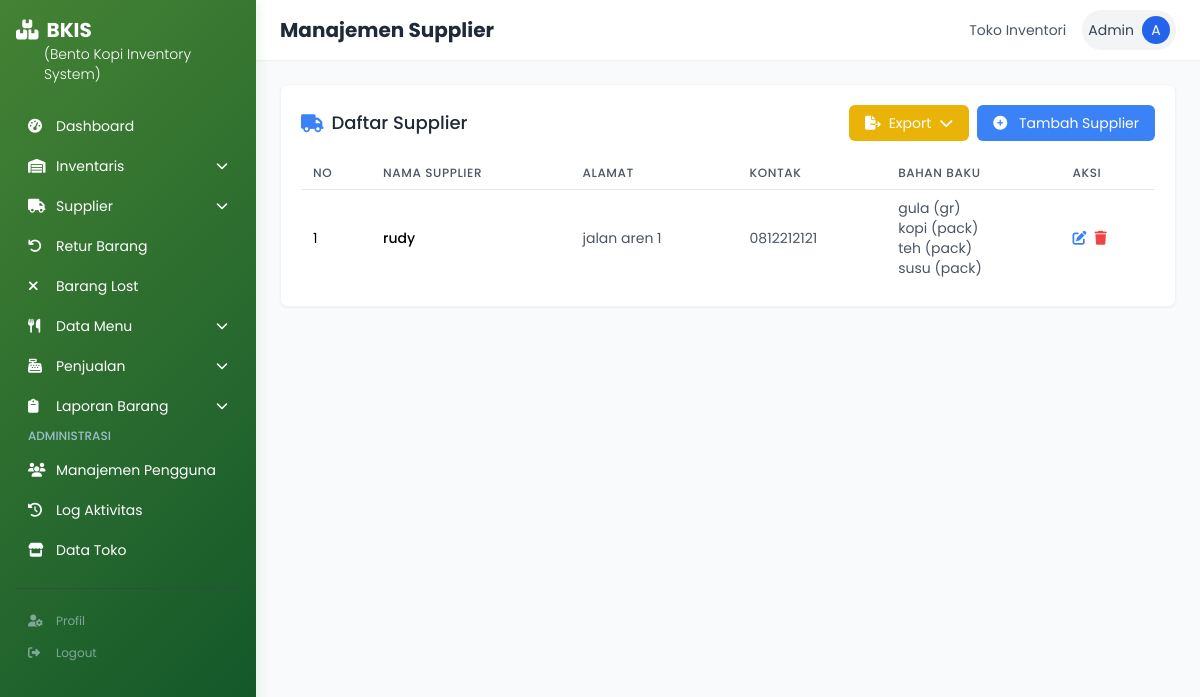
Before: /supplier.php (signed in) with the older database file.
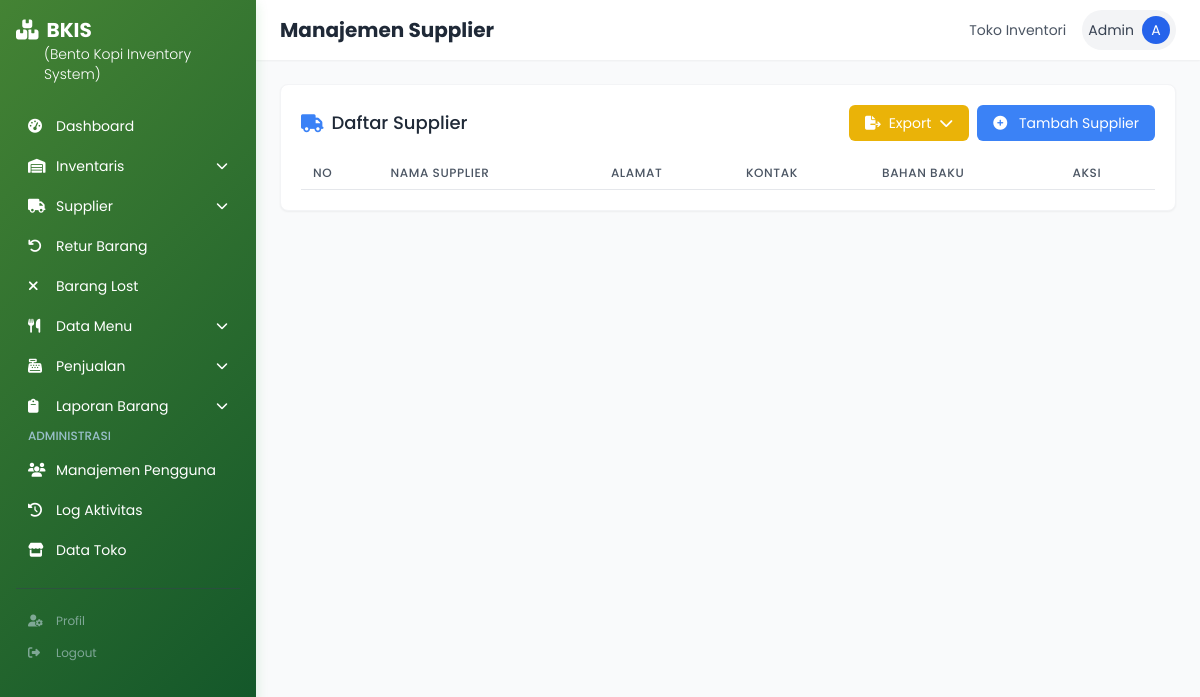
After: the same page with the newer database file.
### tables this page shows
CREATE TABLE `supplier` (
  `id_supplier` int(11) NOT NULL,
  `nama_supplier` varchar(100) DEFAULT NULL,
  `alamat` text DEFAULT NULL,
  `kontak` varchar(50) DEFAULT NULL,
  `bahan_baku` text DEFAULT NULL,
  `satuan` varchar(50) DEFAULT NULL
);

### supplier.php (the view, shortened to what this page needs)
<?php
require_once 'includes/header.php';
require_once 'role_permission_check.php';
$query = "SELECT * FROM supplier ORDER BY nama_supplier ASC";
$suppliers = mysqli_query($conn, $query);
?>
<div class="bg-white p-5 rounded-lg shadow-sm border border-gray-100 mb-6">
    <div class="flex justify-between items-center mb-4">
        <h2 class="text-lg font-medium text-gray-800 flex items-center">
            <i class="fas fa-truck text-blue-500 mr-2"></i> Daftar Supplier
        </h2>
        <div class="flex space-x-2">
            <div class="relative">
                <button id="exportDropdown" class="bg-yellow-500 hover:bg-yellow-600 text-white text-sm px-4 py-2 rounded-md transition-all flex items-center" onclick="toggleDropdown('exportOptions')">
                    <i class="fas fa-file-export mr-2"></i> Export
                    <i class="fas fa-chevron-down ml-2"></i>
                </button>
            </div>
            <?php if (!isset($VIEW_ONLY) || $VIEW_ONLY !== true): ?>
        <button type="button" class="bg-blue-500 hover:bg-blue-600 text-white text-sm px-4 py-2 rounded-md transition-all" onclick="showModal('addSupplierModal')">
            <i class="fas fa-plus-circle mr-2"></i> Tambah Supplier
        </button>
            <?php endif; ?>
        </div>
    </div>
    <div class="overflow-x-auto">
        <table class="min-w-full bg-white data-table">
            <thead>
                <tr class="border-b border-gray-200">
                    <th class="py-2 px-3 text-left text-xs font-medium text-gray-600 uppercase tracking-wider">No</th>
                    <th class="py-2 px-3 text-left text-xs font-medium text-gray-600 uppercase tracking-wider">Nama Supplier</th>
                    <th class="py-2 px-3 text-left text-xs font-medium text-gray-600 uppercase tracking-wider">Alamat</th>
                    <th class="py-2 px-3 text-left text-xs font-medium text-gray-600 uppercase tracking-wider">Kontak</th>
                    <th class="py-2 px-3 text-left text-xs font-medium text-gray-600 uppercase tracking-wider">Bahan Baku</th>
                    <th class="py-2 px-3 text-left text-xs font-medium text-gray-600 uppercase tracking-wider">Aksi</th>
                </tr>
            </thead>
            <tbody class="divide-y divide-gray-100">
                <?php
                $no = 1;
                while ($supplier = mysqli_fetch_assoc($suppliers)):
                    $bahan_array = explode(',', $supplier['bahan_baku']);
                    $satuan_array = explode(',', $supplier['satuan']);
                    $bahan_items = [];
                    for ($i = 0; $i < count($bahan_array); $i++) {
                        $bahan = trim($bahan_array[$i]);
                        $satuan = isset($satuan_array[$i]) ? trim($satuan_array[$i]) : '';
                        if (!empty($bahan)) {
                            $bahan_items[] = $bahan . ' (' . $satuan . ')';
                        }
                    }
                    $bahan_display = implode('<br>', $bahan_items);
                ?>
                <tr class="hover:bg-gray-50">
                    <td class="py-2 px-3 text-sm"><?= $no++ ?></td>
                    <td class="py-2 px-3 text-sm font-medium"><?= $supplier['nama_supplier'] ?></td>
                    <td class="py-2 px-3 text-sm text-gray-600"><?= $supplier['alamat'] ?></td>
                    <td class="py-2 px-3 text-sm text-gray-600"><?= $supplier['kontak'] ?></td>
                    <td class="py-2 px-3 text-sm text-gray-600"><?= $bahan_display ?></td>
                    <td class="py-2 px-3 text-sm">
                        <?php if (!isset($VIEW_ONLY) || $VIEW_ONLY !== true): ?>
                        <div class="flex space-x-2">
                            <button class="text-blue-500 hover:text-blue-700 edit-supplier-btn" data-id="<?= $supplier['id_supplier'] ?>">
                            <i class="fas fa-edit"></i>
                        </button>
                            <button class="text-red-500 hover:text-red-700" onclick="deleteSupplier(<?= $supplier['id_supplier'] ?>, '<?= addslashes($supplier['nama_supplier']) ?>')">
                            <i class="fas fa-trash"></i>
                        </button>
                        </div>
                        <?php else: ?>
                        <div class="text-gray-400">
                            <i class="fas fa-lock"></i> View Only
                        </div>
                        <?php endif; ?>
                    </td>
                </tr>
                <?php endwhile; ?>
            </tbody>
        </table>
    </div>
</div>
<?php require_once 'includes/footer.php';
?>

Changed rows visible on the page:
removed supplier: nama_supplier "rudy", alamat "jalan aren 1", kontak "0812212121", bahan_items "gula (gr) kopi (pack) teh (pack) susu (pack)"
